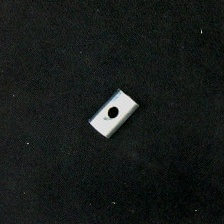
#> input picture 1.jpg, 224 x 224 px, given in place of the camera
$ python find_coin.py
#> lines starting #> are read from the running program, lines starting #| are printed output that depends on the picture; after the words box and inside, x2 and y2 are one past the last pixel; in counts of white or black regions, pixels touching at a corner belong together
import cv2
import numpy as np
import math

def stack_images(imgs, cols=3, scale=0.9):
    """把多張影像等尺寸拼成網格方便觀察"""
    # 將灰階轉 BGR 以利拼接
    def to_bgr(im):
        return cv2.cvtColor(im, cv2.COLOR_GRAY2BGR) if len(im.shape) == 2 else im

    imgs = [to_bgr(im) for im in imgs if im is not None]
    if not imgs:
        return None
    h, w = imgs[0].shape[:2]
    # 將不同大小影像都統一到第一張大小
    imgs = [cv2.resize(im, (w, h)) for im in imgs]
    rows = math.ceil(len(imgs) / cols)
    grid = []
    for r in range(rows):
        row_imgs = imgs[r*cols:(r+1)*cols]
        if len(row_imgs) < cols:
            row_imgs += [np.zeros_like(imgs[0])] * (cols - len(row_imgs))
        grid.append(cv2.hconcat(row_imgs))
    out = cv2.vconcat(grid)
    if scale != 1.0:
        out = cv2.resize(out, None, fx=scale, fy=scale)
    return out

def main():
    # Windows 常見：用 CAP_DSHOW 可避免開啟延遲；你有多顆鏡頭就把 0 改 1、2...
    cap = cv2.VideoCapture(0, cv2.CAP_DSHOW)
    # 想固定解析度可解除註解
    # cap.set(cv2.CAP_PROP_FRAME_WIDTH, 1280)
    # cap.set(cv2.CAP_PROP_FRAME_HEIGHT, 720)

    if not cap.isOpened():
        print("無法開啟攝影機")
        return

    # 可依你的硬幣大小與畫面調整以下參數
    blur_ksize = 11        # 高斯模糊核大小(奇數)
    canny_lo, canny_hi = 50, 120
    min_area, max_area = 500, 200000   # 硬幣面積範圍(像素)，依解析度調整
    min_circularity = 0.78             # 圓度過濾：4πA/P^2 接近 1 越圓
    hough = False                      # 如想用 Hough 圓偵測，設 True 試試

    while True:
        ok, frame = cap.read()
#> frame is the input picture: shape (224, 224, 3); mean B, G, R 25.4, 27.1, 22.8
        if not ok:
            print("無法讀取影像")
            break

        original = frame.copy()

        # 1) 讀圖：已在上面 cap.read()
        # 2) 轉灰階
        gray = cv2.cvtColor(frame, cv2.COLOR_BGR2GRAY)

        # 3) 模糊化（減少雜訊）
        blur = cv2.GaussianBlur(gray, (blur_ksize, blur_ksize), 0)

        # 4) 找邊緣（Canny）
        edges = cv2.Canny(blur, canny_lo, canny_hi)
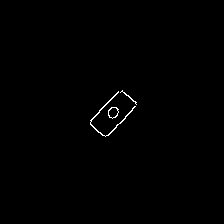
#> edges: shape (224, 224); 0.43% white in thin lines or dots, all inside (x1, y1, x2, y2) = (90, 90, 137, 137)

        # 5) 找輪廓
        contours_info = cv2.findContours(edges, cv2.RETR_EXTERNAL, cv2.CHAIN_APPROX_SIMPLE)
#> contours_info = 3 contours, 1 with area under 20; largest, box (x1, y1, x2, y2) and area: (108, 107, 119, 119) 86, (90, 91, 136, 137) 64
        contours = contours_info[0] if len(contours_info) == 2 else contours_info[1]
#> contours has the same summary as contours_info

        # 視覺化「所有輪廓」的遮罩
        contours_mask = np.zeros_like(gray)
        cv2.drawContours(contours_mask, contours, -1, 255, 1)

        # 6) 找圓形（兩種法：A. 圓度過濾 + 最小外接圓；B. HoughCircles）
        coins_overlay = original.copy()

        if hough:
            # B) Hough 圓偵測（若光照穩定、硬幣邊緣清楚可用）
            # 參數需依畫面調整：param1=Canny高閾值；param2=累積投票閾值；minRadius/maxRadius依硬幣大小
            circles = cv2.HoughCircles(
                blur, cv2.HOUGH_GRADIENT, dp=1.2, minDist=30,
                param1=120, param2=40, minRadius=10, maxRadius=0
            )
            if circles is not None:
                circles = np.uint16(np.around(circles[0, :]))
                for (x, y, r) in circles:
                    cv2.circle(coins_overlay, (x, y), r, (0, 255, 0), 2)
                    cv2.circle(coins_overlay, (x, y), 2, (0, 0, 255), 3)
        else:
            # A) 用輪廓 + 圓度過濾
            for cnt in contours:
                area = cv2.contourArea(cnt)
                if area < min_area or area > max_area:
                    continue
                peri = cv2.arcLength(cnt, True)
                if peri == 0:
                    continue
                circularity = 4 * math.pi * area / (peri * peri)
                if circularity < min_circularity:
                    continue
                # 以最小外接圓作為硬幣的近似
                (x, y), r = cv2.minEnclosingCircle(cnt)
                center, r = (int(x), int(y)), int(r)
                cv2.circle(coins_overlay, center, r, (0, 255, 0), 2)
                cv2.circle(coins_overlay, center, 2, (0, 0, 255), 2)
#> this loop made 3 passes
#> area on passes 1 to 2: 85.5, 64.5

        # 7) 繪製圓形的輪廓：已在上方 coins_overlay 完成

        # 8) 展示各個階段的圖像（拼圖）
        # 為了排版整齊，把每張縮成相同大小
        h, w = original.shape[:2]
#> h = 224; w = 224
        show_w, show_h = 640, int(640 * h / w)  # 依視窗寬比例縮放
#> show_w = 640; show_h = 640
        original_s   = cv2.resize(original, (show_w, show_h))
        gray_s       = cv2.resize(gray, (show_w, show_h))
        blur_s       = cv2.resize(blur, (show_w, show_h))
        edges_s      = cv2.resize(edges, (show_w, show_h))
        contours_s   = cv2.resize(contours_mask, (show_w, show_h))
        overlay_s    = cv2.resize(coins_overlay, (show_w, show_h))

        # 在每張圖左上角打上標籤方便辨識
        def label(img, text):
#> called with text = 'Original'
            im = img.copy()
            cv2.rectangle(im, (0, 0), (180, 28), (0, 0, 0), -1)
#> im: shape (640, 640, 3); mean B, G, R 25, 26.6, 22.3
            cv2.putText(im, text, (8, 20), cv2.FONT_HERSHEY_SIMPLEX, 0.6, (255, 255, 255), 2, cv2.LINE_AA)
            return im

        panels = [
            label(original_s, "Original"),
            label(gray_s, "Gray"),
            label(blur_s, "Blur (Gaussian)"),
            label(edges_s, "Edges (Canny)"),
            label(contours_s, "Contours"),
            label(overlay_s, "Detected Circles")
        ]
#> call 2 of label, with text = 'Gray'
#> in label (call 2), `cv2.rectangle(im, (0, 0), (180, 28), (0, 0, 0), -1)`: im: shape (640, 640); min 0, max 237, mean 25.2
#> in label (call 2), `cv2.putText(im, text, (8, 20), cv2.FONT_HERSHEY_SIMPLEX, 0.6, (255, 25..`:
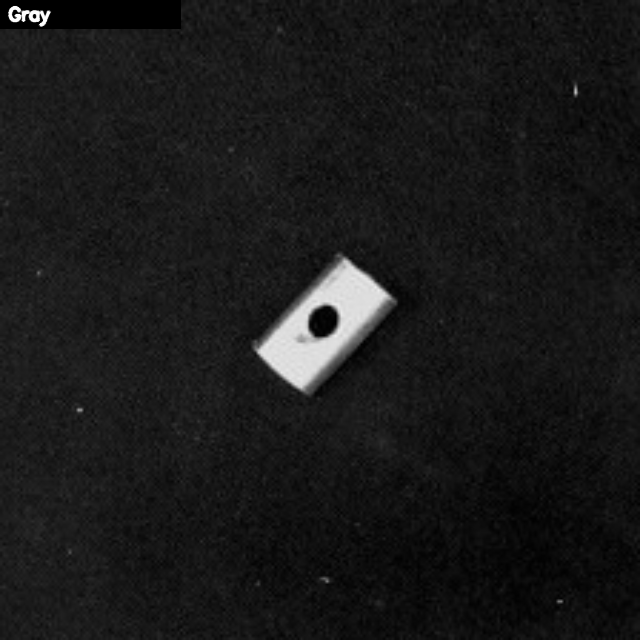
#> im: shape (640, 640); min 0, max 255, mean 25.4
#> in label (call 6), `cv2.putText(im, text, (8, 20), cv2.FONT_HERSHEY_SIMPLEX, 0.6, (255, 25..`:
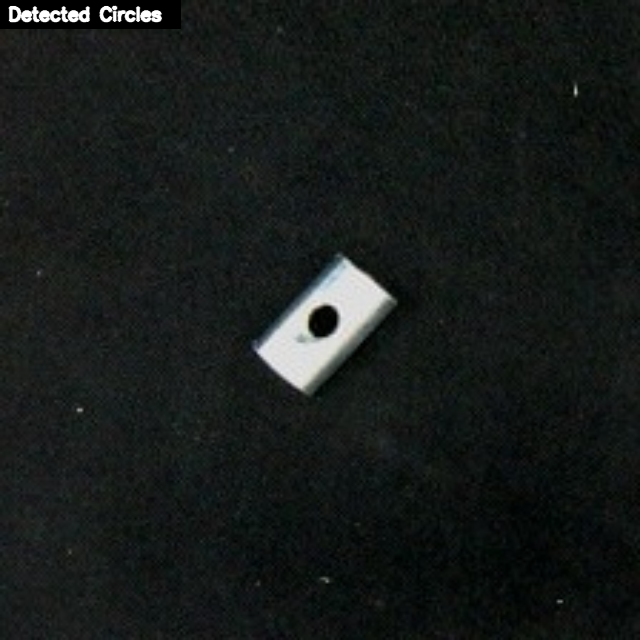
#> im: shape (640, 640, 3); mean B, G, R 25.8, 27.5, 23.2

        grid = stack_images(panels, cols=3, scale=0.95)
#> in stack_images, `imgs = [to_bgr(im) for im in imgs if im is not None]`: imgs = 6 items
#> in stack_images, `rows = math.ceil(len(imgs) / cols)`: rows = 2
#> after the loop in stack_images, `for r in range(rows):`: grid = 2 items
#> in stack_images, `out = cv2.vconcat(grid)`:
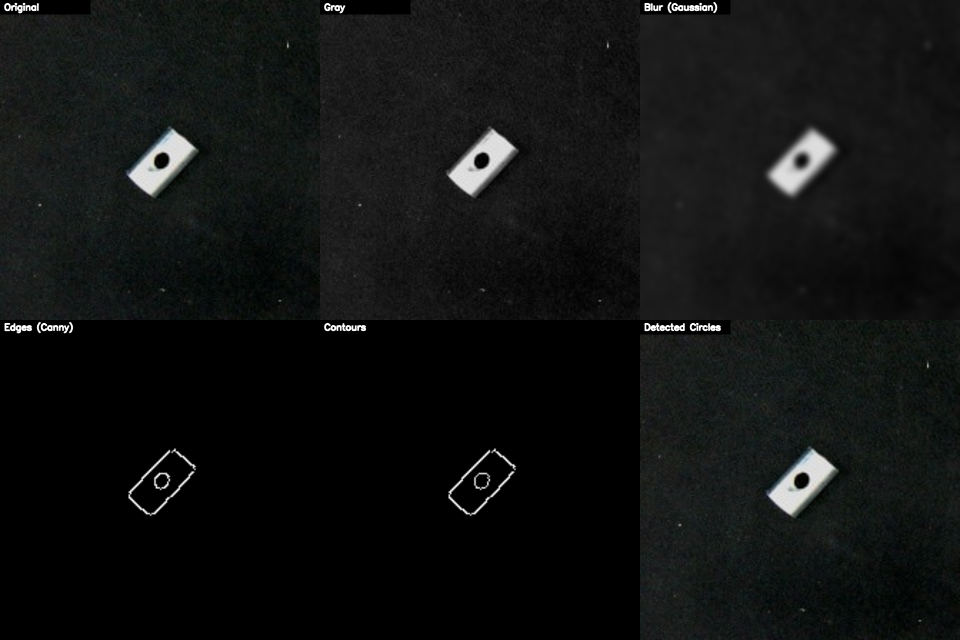
#> out: shape (1280, 1920, 3) (shown at 1/2 size); mean of channels 0, 1, 2 17.7, 18.2, 16.8; drawn as B, G, R
        cv2.imshow("Coin Detection Pipeline (press 'q' to quit)", grid)

        key = cv2.waitKey(1) & 0xFF
#> (key q is pressed here)
        if key == ord('q'):
            break

    cap.release()
    cv2.destroyAllWindows()

if __name__ == "__main__":
    main()

$ run again, on 10.jpg
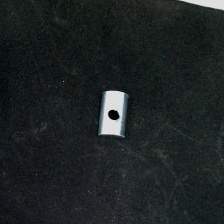
#> input picture 10.jpg, 224 x 224 px, given in place of the camera
#> in main, frame is the input picture: shape (224, 224, 3); mean B, G, R 35.5, 34.9, 29.4
#> in main, `edges = cv2.Canny(blur, canny_lo, canny_hi)`:
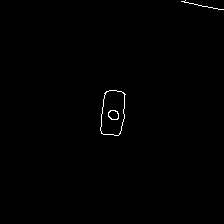
#> edges: shape (224, 224); 0.41% white in thin lines or dots, all inside (x1, y1, x2, y2) = (100, 0, 224, 136)
#> contours_info = 2 contours, 1 with area under 20; largest, box (x1, y1, x2, y2) and area: (100, 90, 126, 136) 908
#> contours has the same summary as contours_info
#> the loop in main, `for cnt in contours:` made 2 passes
#> (area, peri, circularity) on pass 1: (908.5, 129.4, 0.682)
#> imgs = 6 items
#> rows = 2
#> after the loop in stack_images, `for r in range(rows):`: grid = 2 items
#> in stack_images, `out = cv2.vconcat(grid)`:
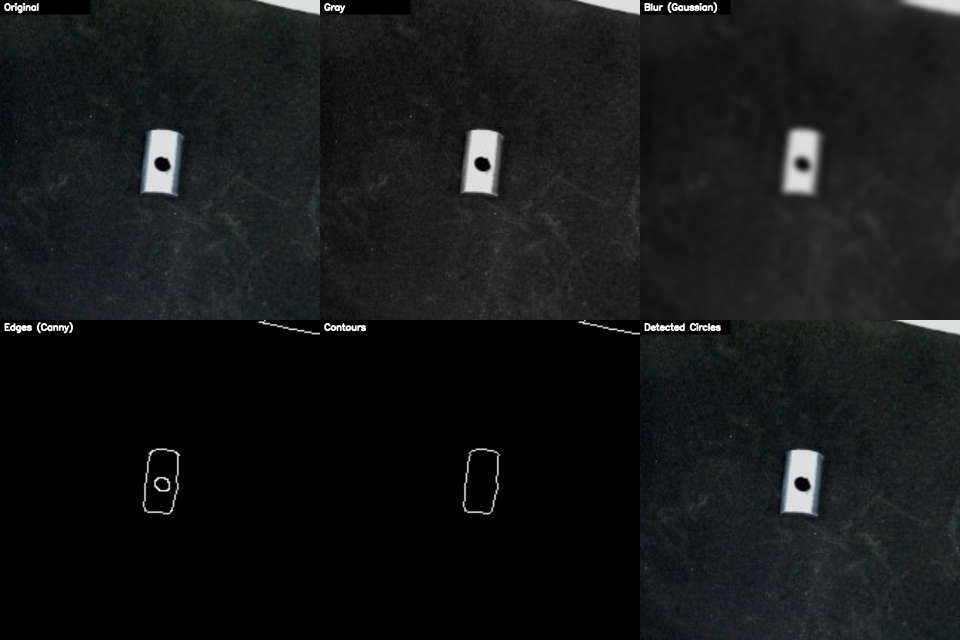
#> out: shape (1280, 1920, 3) (shown at 1/2 size); mean of channels 0, 1, 2 23.5, 23.3, 21.5; drawn as B, G, R

$ run again, on 11.jpg
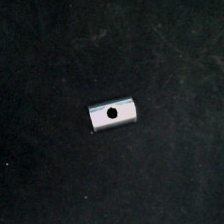
#> input picture 11.jpg, 224 x 224 px, given in place of the camera
#> in main, frame is the input picture: shape (224, 224, 3); mean B, G, R 31.7, 30.6, 25.5
#> in main, `edges = cv2.Canny(blur, canny_lo, canny_hi)`:
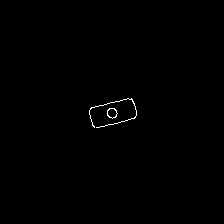
#> edges: shape (224, 224); 0.32% white in thin lines or dots, all inside (x1, y1, x2, y2) = (89, 98, 137, 128)
#> contours_info = 2 contours, 1 with area under 20; largest, box (x1, y1, x2, y2) and area: (107, 108, 118, 119) 76
#> contours has the same summary as contours_info
#> the loop in main, `for cnt in contours:` made 2 passes
#> area on pass 1: 76.5
#> imgs = 6 items
#> rows = 2
#> after the loop in stack_images, `for r in range(rows):`: grid = 2 items
#> in stack_images, `out = cv2.vconcat(grid)`:
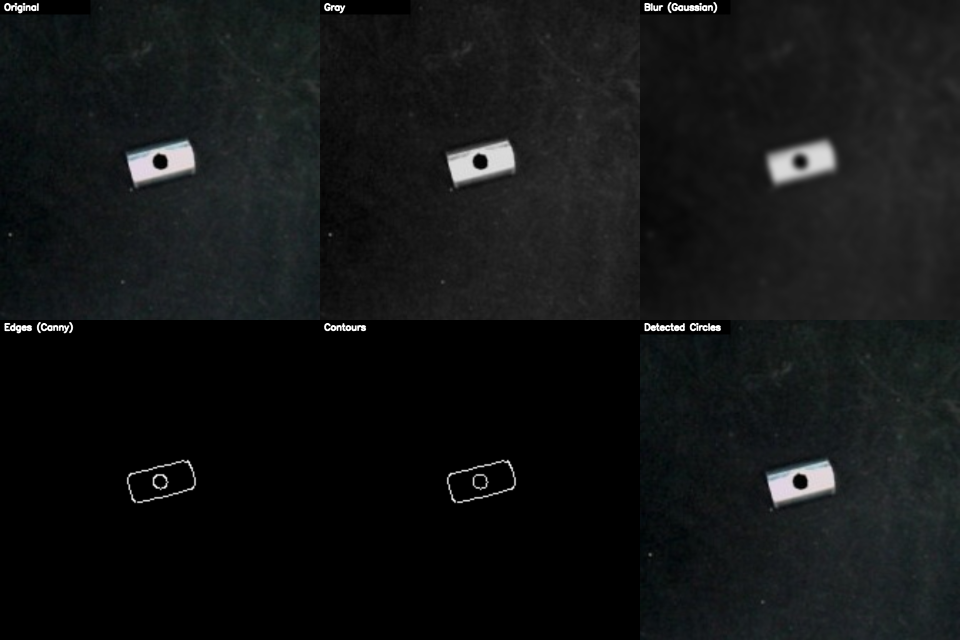
#> out: shape (1280, 1920, 3) (shown at 1/2 size); mean of channels 0, 1, 2 21, 20.6, 18.9; drawn as B, G, R

$ run again, on 12.jpg
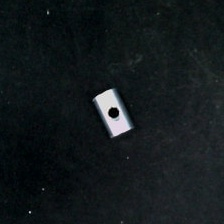
#> input picture 12.jpg, 224 x 224 px, given in place of the camera
#> in main, frame is the input picture: shape (224, 224, 3); mean B, G, R 27.8, 25.4, 19.1
#> in main, `edges = cv2.Canny(blur, canny_lo, canny_hi)`:
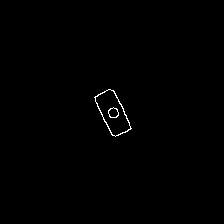
#> edges: shape (224, 224); 0.38% white in thin lines or dots, all inside (x1, y1, x2, y2) = (94, 89, 132, 137)
#> contours_info = 1 contour; box (x1, y1, x2, y2) and area: (94, 89, 132, 137) 945
#> contours has the same summary as contours_info
#> the loop in main, `for cnt in contours:` made 1 pass
#> (area, peri, circularity) on pass 1: (945, 136.4, 0.639)
#> imgs = 6 items
#> rows = 2
#> after the loop in stack_images, `for r in range(rows):`: grid = 2 items
#> in stack_images, `out = cv2.vconcat(grid)`:
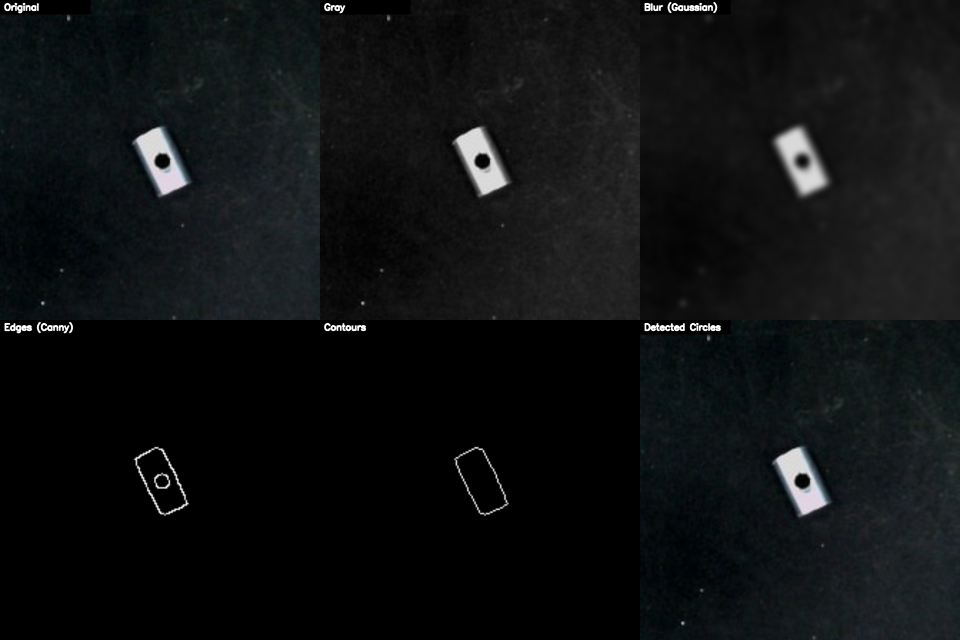
#> out: shape (1280, 1920, 3) (shown at 1/2 size); mean of channels 0, 1, 2 17.9, 17.1, 15; drawn as B, G, R
